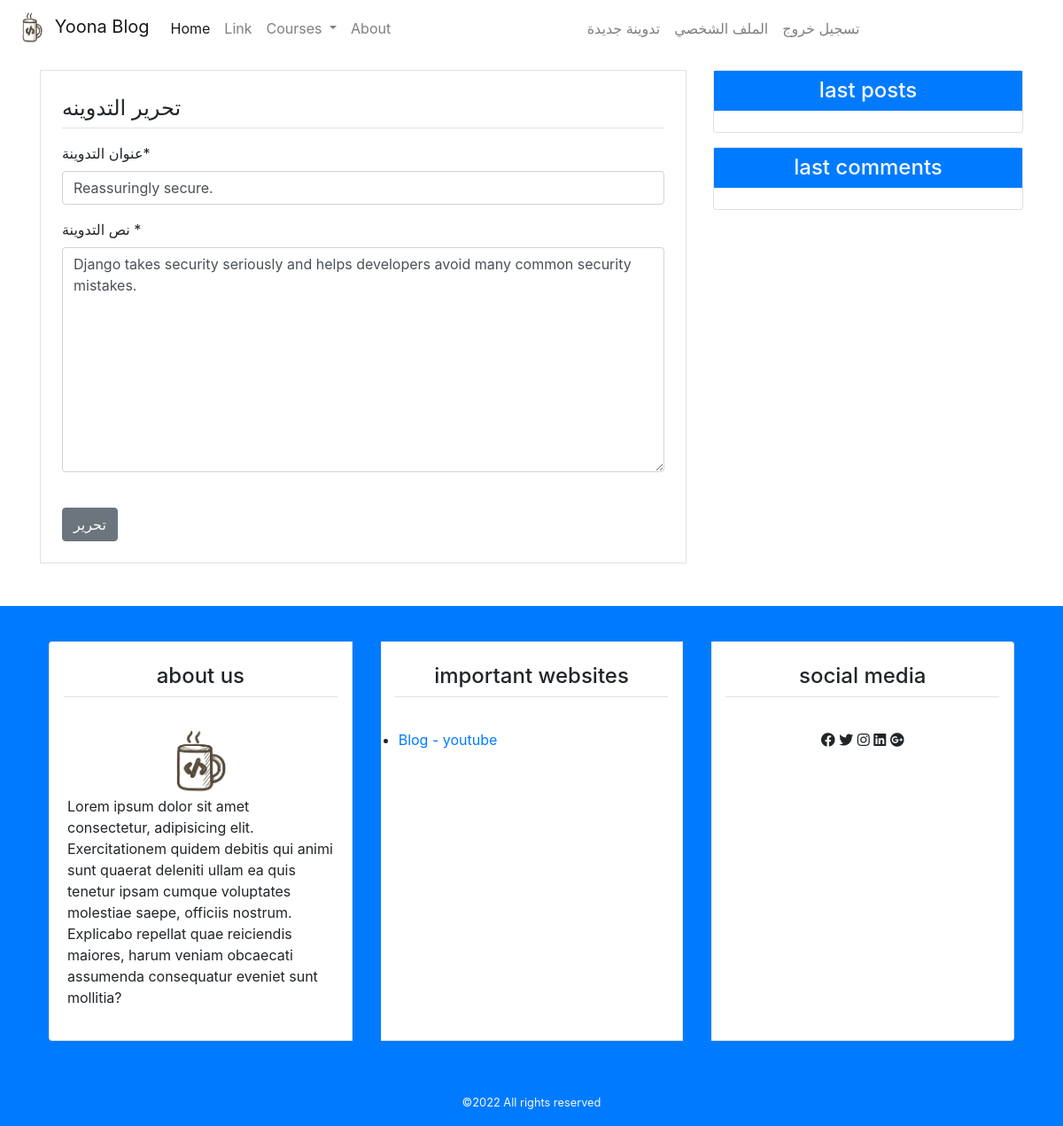
The page /detail/2/update/ (signed in) on the database its author committed.
### blog/models.py (models this page shows, shortened)
class Post(models.Model):
    title = models.CharField(max_length=100)
    content = models.TextField()
    post_dt = models.DateTimeField(default=timezone.now)
    post_update = models.DateTimeField(auto_now_add=True)
    author = models.ForeignKey(User, on_delete=models.CASCADE, related_name='posts')
    class Meta:
        verbose_name = _("Post")
        verbose_name_plural = _("Posts")
        ordering = ('-post_dt',)

### blog/views.py (the view, shortened to what this page needs)
# urls.py: path('detail/<slug:pk>/update/', views.PostUpdateView.as_view(), name='post-update'),
class PostUpdateView(UserPassesTestMixin, LoginRequiredMixin, UpdateView):
    model = Post
    template_name = 'blog/post_update.html'
    form_class = PostCreateForm
    def test_func(self):
        post = self.get_object()
        if self.request.user == post.author:
            return True
        else:
            return False

### blog/forms.py
class PostCreateForm(forms.ModelForm):
    title = forms.CharField(label='عنوان التدوينة')
    content = forms.CharField(label='نص التدوينة ', widget=forms.Textarea)
    class Meta:
        model = Post
        fields = ['title', 'content']

### templates/blog/post_update.html (shortened to what this page needs)
{% extends 'base.html' %}
{% block content %}
{% load crispy_forms_tags %}
<div class="border p-4 mb-5">
    <legend class="border-bottom pb-1 mb-3"> تحرير التدوينه</legend>
    <form method="POST">
        {{form|crispy}}
        <input class="btn btn-secondary mt-4" type="submit" value="تحرير">
    </form>
</div>
{% endblock content %}

### static/blog/css/main.css (style rules this page uses)
* { padding: 0; margin: 0; box-sizing: border-box; }

### rows shown on the page
Post: title "Reassuringly secure.", content "Django takes security seriously and helps developers avoid many common security mistakes."
